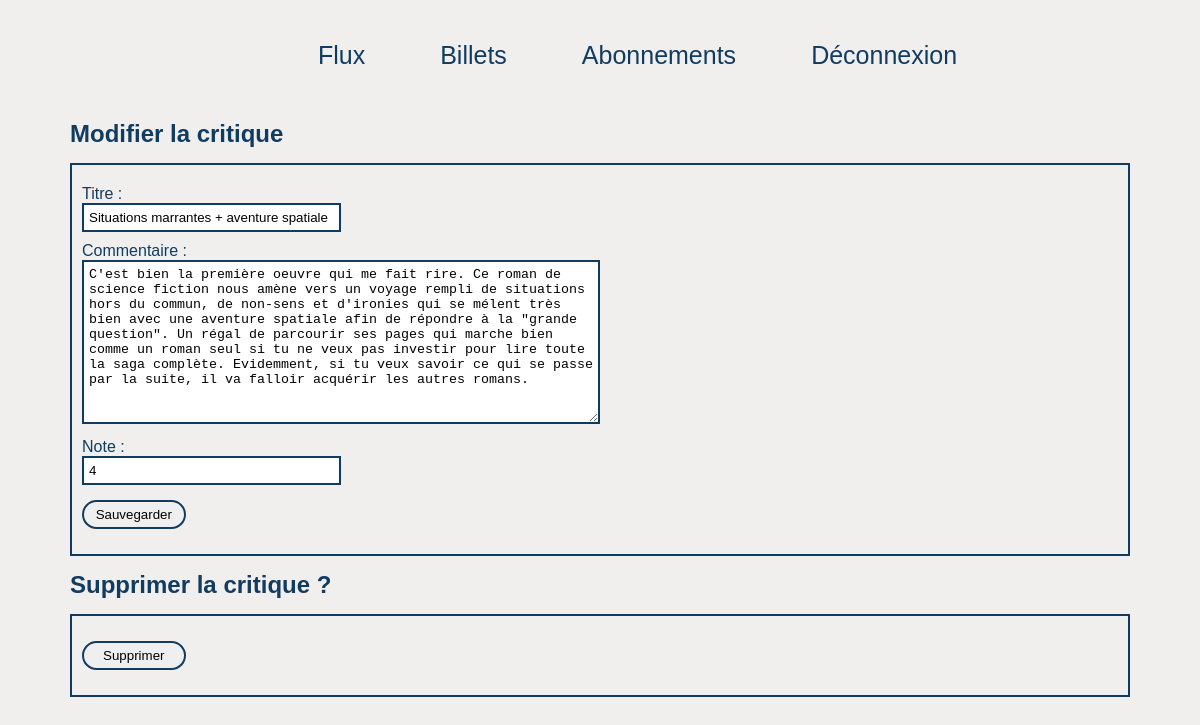
/review/13/edit/ (signed in), run on the app's committed database.
### listings/models.py (models this page shows)
class Review(models.Model):
    TYPE = 'review'
    ticket = models.ForeignKey(to=Ticket, on_delete=models.CASCADE, null=True, blank=True)
    rating = models.PositiveSmallIntegerField(validators=[MinValueValidator(0), MaxValueValidator(5)])
    headline = models.CharField(max_length=128)
    body = models.TextField(max_length=8192, blank=True)
    user = models.ForeignKey(to=settings.AUTH_USER_MODEL, on_delete=models.CASCADE)
    time_created = models.DateTimeField(auto_now_add=True)

### listings/views.py (the view, shortened to what this page needs)
# urls.py: path('review/<int:review_id>/edit/', views.edit_review, name='edit_review'),
@login_required
def edit_review(request, review_id):
    review = get_object_or_404(models.Review, id=review_id)
    review_form = forms.ReviewForm(instance=review)
    delete_form = forms.DeleteReviewForm()
    forms_as_context = {
        'edit_form': review_form,
        'delete_form': delete_form,
    }
    return render(request, 'listings/edit_review.html', context=forms_as_context)

### listings/forms.py
class ReviewForm(forms.ModelForm):
    edit_review = forms.BooleanField(widget=forms.HiddenInput, initial=True)
    class Meta:
        model = models.Review
        fields = ['headline', 'body', 'rating']
        labels = {'headline': "Titre ", 'body': "Commentaire ", 'rating': "Note "}

class DeleteReviewForm(forms.Form):
    delete_review = forms.BooleanField(widget=forms.HiddenInput, initial=True)

### listings/templates/listings/edit_review.html (shortened to what this page needs)
{% extends 'listings/base.html' %}
{% block content %}
    <h2>Modifier la critique</h2>
    <form method="post">
        {{ edit_form.as_p }}
        <button type="submit" >Sauvegarder</button>
    </form>
    <h2>Supprimer la critique ?</h2>
    <form method="post">
        <button type="submit" >Supprimer</button>
    </form>
{% endblock content %}

### listings/static/listings/styles.css (style rules this page uses)
* { margin: 0; padding: 0; border: 0; text-decoration: none; box-sizing: border-box; }
body { font-family: arial, helvetica, sans-serif; background-color: #f0efed; }
label { display: block; margin-top: 10px; }
form { margin-top: 15px; margin-bottom: 15px; padding: 10px; border: 2px solid #113c62; }
input[type="text"] { width: 25%; padding: 5px; border: 2px solid #113c62; }
input[type="number"] { width: 25%; padding: 5px; border: 2px solid #113c62; }
button[type="submit"] { margin-top: 15px; margin-bottom: 15px; width: 10%; padding: 5px; border: 2px solid #113c62; border-radius: 20px; }
textarea { border: 2px solid #113c62; min-height: 40px; min-width: 50%; padding: 5px; }

### data on the page
Review: headline "Situations marrantes + aventure spatiale", body "C'est bien la première oeuvre qui me fait rire. Ce roman de science fiction nous amène vers un voyage rempli de situations hors du commun, de non-sens et d'ironies qui se mélent très bien avec une aventure spatiale afin de répondre à la \"grande question\". Un régal de parcourir ses pages qui marche bien comme un roman seul si tu ne veux pas investir pour lire toute la saga complète. Evidemment, si tu veux savoir ce qui se passe par la suite, il va falloir acquérir les autres romans.", rating "4"
